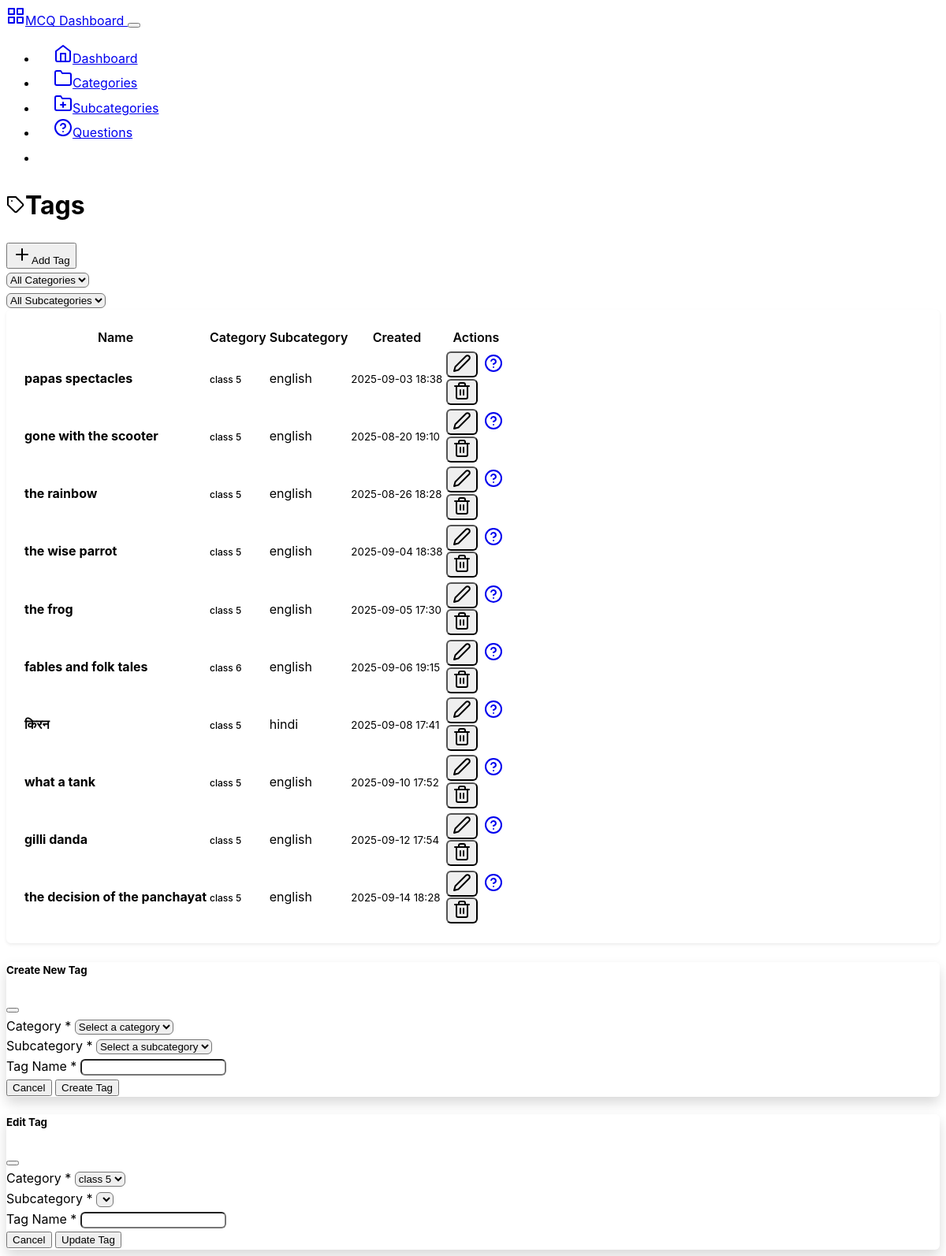
Page /backend/tags on the earlier database version.
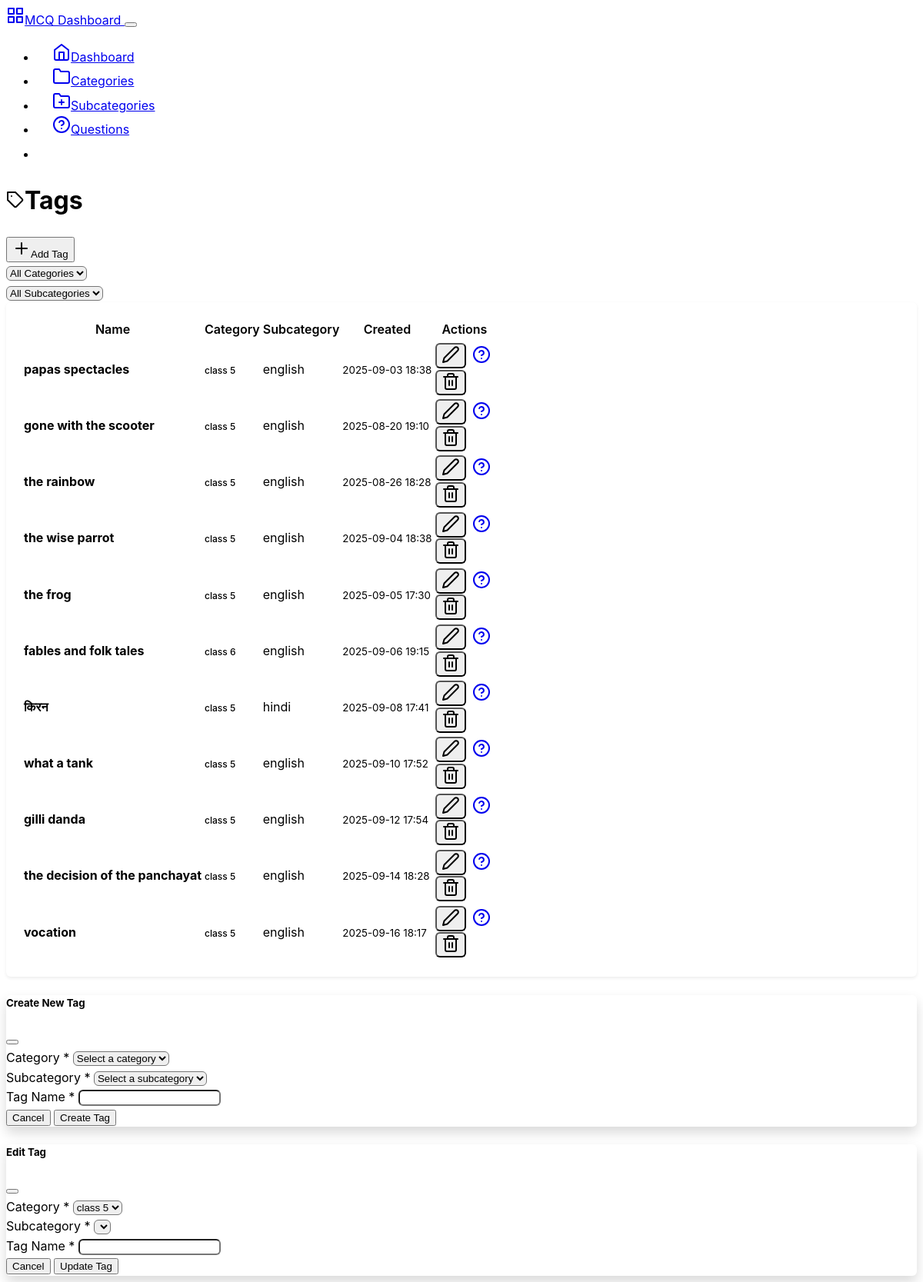
Same page on the later database version.
### mcqbox/model.py (models this page shows, shortened)
class Tag(db.Model):
    id = db.Column(db.Integer, primary_key=True)
    name = db.Column(db.String(50), nullable=False)
    category_id = db.Column(db.Integer, db.ForeignKey('category.id'), nullable=False)
    category = db.relationship('Category', backref=db.backref('tags', lazy=True))
    subcategory_id = db.Column(db.Integer, db.ForeignKey('subcategory.id'), nullable=True)
    subcategory = db.relationship('Subcategory', backref=db.backref('tags', lazy=True))
    created_at = db.Column(db.DateTime, server_default=db.func.now())

class Category(db.Model):
    id = db.Column(db.Integer, primary_key=True)
    name = db.Column(db.String(50), nullable=False, unique=True)
    description = db.Column(db.String(200), nullable=True)
    created_at = db.Column(db.DateTime, server_default=db.func.now())
    updated_at = db.Column(db.DateTime, server_default=db.func.now(), onupdate=db.func.now())

class Subcategory(db.Model):
    id = db.Column(db.Integer, primary_key=True)
    name = db.Column(db.String(50), nullable=False)
    category_id = db.Column(db.Integer, db.ForeignKey('category.id'), nullable=False)
    category = db.relationship('Category', backref=db.backref('subcategories', lazy=True))
    description = db.Column(db.String(200), nullable=True)
    created_at = db.Column(db.DateTime, server_default=db.func.now())
    updated_at = db.Column(db.DateTime, server_default=db.func.now(), onupdate=db.func.now())

### mcqbox/backend/route.py (the view)
@app.route('/backend/tags')
def tags():
    category_id = request.args.get('category_id', type=int)
    subcategory_id = request.args.get('subcategory_id', type=int)
    categories = Category.query.all()
    if category_id:
        subcategories_list = Subcategory.query.filter_by(category_id=category_id).all()
        tag = Tag.query.filter_by(category_id=category_id, subcategory_id= subcategory_id).all()
    else:
        tag = Tag.query.all()
        subcategories_list = []
    return render_template('tags.html',
                            tags = tag,
                           categories=categories,
                           selected_category=category_id,
                            selected_subcategory=subcategory_id,
                             subcategories=subcategories_list
                           )

### mcqbox/frontend/route.py (called while the page is built)
@app.before_request
def enforce_lowercase_url():
    url = request.url
    lowercase_url = url.lower()
    if url != lowercase_url:
        return redirect(lowercase_url, code=301)

### mcqbox/backend/templates/tags.html (shortened to what this page needs)
{% extends "base.html" %}
{% block content %}
<div class="row">
    <div class="col-12">
        <div class="d-flex justify-content-between align-items-center mb-4">
            <h1><i data-feather="tag" class="me-2"></i>Tags</h1>
            <button class="btn btn-primary" data-bs-toggle="modal" data-bs-target="#createTagModal">
                <i data-feather="plus" class="me-2"></i>Add Tag
            </button>
        </div>
    </div>
</div>
<div class="row mb-3">
    <div class="col-12">
        <form method="GET" id="filterForm">
            <div class="row">
                <div class="col-md-3">
                    <select name="category_id" class="form-select" id="categorySelect" onchange="updateSubcategories()">
                        <option value="">All Categories</option>
                    </select>
                </div>
                <div class="col-md-3">
                    <select name="subcategory_id" class="form-select" id="subcategorySelect"
                        onchange="this.form.submit()">
                        <option value="">All Subcategories</option>
                    </select>
                </div>
            </div>
        </form>
    </div>
</div>
<div class="row">
    <div class="col-12">
        <div class="card">
            <div class="card-body">
                {% if tags %}
                <div class="table-responsive">
                    <table class="table table-hover">
                        <thead>
                            <tr>
                                <th>Name</th>
                                <th>Category</th>
                                <th>Subcategory</th>
                                <th>Created</th>
                                <th class="text-end">Actions</th>
                            </tr>
                        </thead>
                        <tbody>
                            {% for tag in tags %}
                            <tr>
                                <td>
                                    <strong>{{ tag.name }}</strong>
                                </td>
                                <td>
                                    <span class="badge bg-secondary">
                                        {{ tag.category.name if tag.category.name else 'Unknown' }}
                                    </span>
                                </td>
                                <td>
                                    <span class="text-muted">
                                        {{ tag.subcategory.name if tag.subcategory else 'Unknown' }}
                                    </span>
                                </td>
                                <td>
                                    <small class="text-muted">{{ tag.created_at.strftime('%Y-%m-%d %H:%M') }}</small>
                                </td>
                                <td class="text-end">
                                    <div class="btn-group" role="group">
                                        <button class="btn btn-sm btn-outline-secondary"
                                            onclick="editTag('{{ tag.id }}', '{{ tag.name }}', {{ tag.category_id }}, {{ tag.subcategory_id }})"
                                            data-bs-toggle="modal" data-bs-target="#editTagModal">
                                            <i data-feather="edit-2"></i>
                                        </button>
                                        <a href="{{ url_for('questions', tag_id=tag.id) }}"
                                            class="btn btn-sm btn-outline-primary">
                                            <i data-feather="help-circle"></i>
                                        </a>
                                        <form method="POST" action="{{ url_for('delete_tag', tag_id=tag.id) }}"
                                            class="d-inline"
                                            onsubmit="return confirm('Are you sure? This will delete all questions in this subcategory.')">
                                            <button type="submit" class="btn btn-sm btn-outline-danger">
                                                <i data-feather="trash-2"></i>
                                            </button>
                                        </form>
                                    </div>
                                </td>
                            </tr>
                            {% endfor %}
                        </tbody>
                    </table>
                </div>
                {% endif %}
            </div>
        </div>
    </div>
</div>
<div class="modal fade" id="createTagModal" tabindex="-1" aria-hidden="true">
    <div class="modal-dialog">
        <div class="modal-content">
            <form method="POST" action="{{ url_for('create_tag') }}">
                <div class="modal-header">
                    <h5 class="modal-title">Create New Tag</h5>
                    <button type="button" class="btn-close" data-bs-dismiss="modal"></button>
                </div>
                <div class="modal-body">
                    <div class="mb-3">
                        <label for="createCategoryId" class="form-label">Category *</label>
                        <select class="form-select" id="createCategoryId" name="category_id"
                            onchange="updateCreateSubcategories()" required>
                            <option value="">Select a category</option>
                        </select>
                    </div>
                    <div class="mb-3">
                        <label for="createSubcategoryId" class="form-label">Subcategory *</label>
                        <select class="form-select" id="createSubcategoryId" name="subcategory_id" required>
                            <option value="">Select a subcategory</option>
                        </select>
                    </div>
                    <div class="mb-3">
                        <label for="name" class="form-label">Tag Name *</label>
                        <input type="text" class="form-control" id="name" name="name" required>
                    </div>
                </div>
                <div class="modal-footer">
                    <button type="button" class="btn btn-secondary" data-bs-dismiss="modal">Cancel</button>
                    <button type="submit" class="btn btn-primary">Create Tag</button>
                </div>
            </form>
        </div>
    </div>
</div>
<div class="modal fade" id="editTagModal" tabindex="-1">
    <div class="modal-dialog">
        <div class="modal-content">
            <form method="POST" id="editTagForm">
                <div class="modal-header">
                    <h5 class="modal-title">Edit Tag</h5>
                    <button type="button" class="btn-close" data-bs-dismiss="modal"></button>
                </div>
                <div class="modal-body">
                    <div class="mb-3">
                        <label for="editCategoryId" class="form-label">Category *</label>
                        <select class="form-select" id="editCategoryId" name="category_id"
                            onchange="updateEditSubcategories(this.value)" required>
                            {% for category in categories %}
                            <option value="{{ category.id }}">{{ category.name }}</option>
                            {% endfor %}
                        </select>
                    </div>
                    <div class="mb-3">
                        <label for="editSubcategoryId" class="form-label">Subcategory *</label>
                        <select class="form-select" id="editSubcategoryId" name="subcategory_id" required>
                        </select>
                    </div>
                    <div class="mb-3">
                        <label for="editName" class="form-label">Tag Name *</label>
                        <input type="text" class="form-control" id="editName" name="name" required>
                    </div>
                </div>
                <div class="modal-footer">
                    <button type="button" class="btn btn-secondary" data-bs-dismiss="modal">Cancel</button>
                    <button type="submit" class="btn btn-primary">Update Tag</button>
                </div>
            </form>
        </div>
    </div>
</div>
{%endblock%}

### mcqbox/backend/templates/base.html (shortened to what this page needs)
<!DOCTYPE html>
<html lang="en" data-bs-theme="dark">
<head>
    <link href="https://cdn.replit.com/agent/bootstrap-agent-dark-theme.min.css" rel="stylesheet">
    <link rel="stylesheet" href="{{ url_for('backend_.static', filename='css/custom.css') }}">
</head>
<body>
    <nav class="navbar navbar-expand-lg navbar-dark bg-dark">
        <div class="container">
            <a class="navbar-brand" href="{{ url_for('dashboard') }}">
                <i data-feather="grid" class="me-2"></i>MCQ Dashboard
            </a>
            <button class="navbar-toggler" type="button" data-bs-toggle="collapse" data-bs-target="#navbarNav">
            </button>
            <div class="collapse navbar-collapse" id="navbarNav">
                <ul class="navbar-nav ms-auto">
                    <li class="nav-item">
                        <a class="nav-link {% if request.endpoint == 'dashboard' %}active{% endif %}"
                           href="{{ url_for('dashboard') }}">
                            <i data-feather="home" class="me-1"></i>Dashboard
                        </a>
                    </li>
                    <li class="nav-item">
                        <a class="nav-link {% if request.endpoint == 'categories' %}active{% endif %}"
                           href="{{ url_for('categories') }}">
                            <i data-feather="folder" class="me-1"></i>Categories
                        </a>
                    </li>
                    <li class="nav-item">
                        <a class="nav-link {% if request.endpoint == 'subcategories' %}active{% endif %}"
                           href="{{ url_for('subcategories') }}">
                            <i data-feather="folder-plus" class="me-1"></i>Subcategories
                        </a>
                    </li>
                    <li class="nav-item">
                        <a class="nav-link {% if request.endpoint == 'questions' %}active{% endif %}"
                           href="{{ url_for('questions') }}">
                            <i data-feather="help-circle" class="me-1"></i>Questions
                        </a>
                    </li>
                    <li class="nav-item">
                        <a class="nav-link {% if request.endpoint == 'tags' %}active{% endif %}"
                           href="{{ url_for('tags') }}">
                            <i data-feather="tag" class="me-1"></i>Tags
                        </a>
                    </li>
                </ul>
            </div>
        </div>
    </nav>
    <div class="container my-4">
        {% block content %}{% endblock %}
    </div>
</body>
</html>

### mcqbox/backend/static/css/custom.css (style rules this page uses)
:root { --sidebar-width: 250px; --header-height: 70px; --border-radius: 0.375rem; --box-shadow: 0 0.125rem 0.25rem rgba(0, 0, 0, 0.075); --box-shadow-lg: 0 0.5rem 1rem rgba(0, 0, 0, 0.15); }
body { font-family: -apple-system, BlinkMacSystemFont, "Segoe UI", Roboto, "Helvetica Neue", Arial, sans-serif; line-height: 1.6; }
.card { border-radius: var(--border-radius); box-shadow: var(--box-shadow); margin-bottom: 1.5rem; }
.card-body { padding: 1.25rem; }
.table { margin-bottom: 0; }
.table th { border-top: none; font-weight: 600; color: var(--bs-body-color); background-color: var(--bs-secondary-bg); }
.btn-group .btn { border-radius: var(--border-radius) !important; margin-right: 0.25rem; }
.btn-group .btn:last-child { margin-right: 0; }
.modal-content { border-radius: var(--border-radius); box-shadow: var(--box-shadow-lg); }
.modal-header { border-bottom: 1px solid var(--bs-border-color); }
.modal-footer { border-top: 1px solid var(--bs-border-color); }
.form-control, .form-select { border-radius: var(--border-radius); }
.badge { font-size: 0.75rem; font-weight: 500; }
.navbar-nav .nav-link { padding: 0.75rem 1rem; border-radius: var(--border-radius); margin: 0 0.25rem; transition: all 0.15s ease-in-out; }
.navbar-nav .nav-link.active { background-color: var(--bs-primary); color: white !important; }

Differences in the rows shown:
added Tag: name "vocation", category "class 5", subcategory "english", created_at "2025-09-16 18:17"
